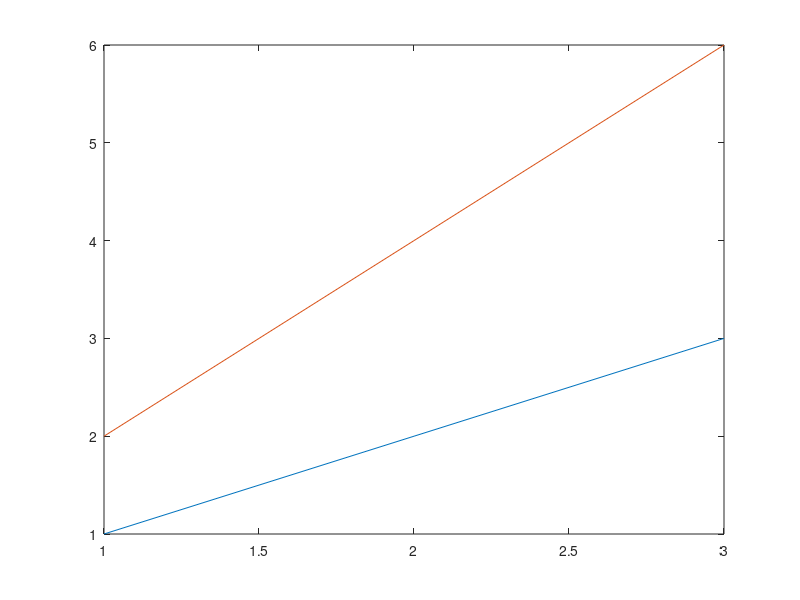

Here is the MATLAB script that generated this plot: (Note: this script raises an error after producing the figure.)
% A legend is a child of its figure; its labels become the DisplayName of the plotted objects; scatter keeps SizeData
f = figure; x = 1:3;
h1 = plot(x, x); hold on; h2 = plot(x, 2*x);
fprintf('before legend: children=%d\n', numel(f.Children));
l = legend('first', 'second');
fprintf('after legend: children=%d, class(1)=%s, class(2)=%s\n', numel(f.Children), class(f.Children(1)), class(f.Children(2)));
fprintf('DisplayName: %s | %s\n', h1.DisplayName, h2.DisplayName);
fprintf('String: %s\n', strjoin(l.String, ','));
fprintf('Location: %s  Orientation: %s  Box: %s  Visible: %s\n', l.Location, l.Orientation, char(l.Box), char(l.Visible));
fprintf('ax.Legend empty: %d\n', isempty(gca().Legend));
fprintf('findobj legend: %d\n', numel(findobj(f, 'Type', 'legend')));
fprintf('axes children: %d\n', numel(gca().Children));
l2 = legend('first', 'second', 'Location', 'northwest');
fprintf('same object: %d  Location: %s\n', l2 == l, l2.Location);
l3 = legend('a', 'b', 'Location', 'southeast', 'Orientation', 'horizontal');
fprintf('Location: %s Orientation: %s\n', l3.Location, l3.Orientation);
legend('off'); fprintf('after off: children=%d\n', numel(f.Children));
legend('show'); fprintf('after show: children=%d\n', numel(f.Children));
l4 = legend; fprintf('legend() call: class=%s\n', class(l4));
g = figure; plot(1:3, 'DisplayName', 'dn'); l5 = legend; fprintf('String from DisplayName: %s\n', strjoin(l5.String, ','));
h = figure; p1 = plot(1:3); hold on; p2 = plot(3:-1:1); legend('x','y'); fprintf('DisplayName after: %s %s\n', p1.DisplayName, p2.DisplayName);
k = figure; s1 = scatter(1:3, 1:3); fprintf('scatter default SizeData=%g\n', s1.SizeData);
s2 = scatter(1:3, 1:3, 50); fprintf('scatter SizeData=%g\n', s2.SizeData);
s4 = scatter(1:3, 1:3); s4.SizeData = 100; fprintf('set SizeData=%g\n', s4.SizeData);
s5 = scatter(1:3, 1:3, 64); fprintf('SizeData=%g MarkerSize? n/a\n', s5.SizeData);
close all
clear f x h1 h2 l l2 l3 l4 g l5 h p1 p2 k s1 s2 s4 s5
